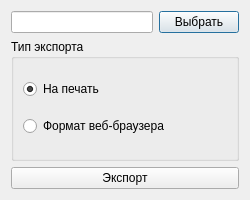
<?xml version="1.0" encoding="UTF-8"?>
<ui version="4.0">
 <class>ExportView</class>
 <widget class="QDialog" name="ExportView">
  <property name="geometry">
   <rect>
    <x>0</x>
    <y>0</y>
    <width>250</width>
    <height>200</height>
   </rect>
  </property>
  <property name="windowTitle">
   <string>Экспорт</string>
  </property>
  <layout class="QVBoxLayout" name="verticalLayout_3">
   <item>
    <layout class="QVBoxLayout" name="verticalLayout_2">
     <item>
      <layout class="QHBoxLayout" name="horizontalLayout">
       <item>
        <widget class="QLineEdit" name="pathEdit"/>
       </item>
       <item>
        <widget class="QPushButton" name="choosePathBtn">
         <property name="text">
          <string>Выбрать</string>
         </property>
        </widget>
       </item>
      </layout>
     </item>
     <item>
      <widget class="QGroupBox" name="exportTypeBox">
       <property name="title">
        <string>Тип экспорта</string>
       </property>
       <layout class="QVBoxLayout" name="verticalLayout">
        <item>
         <widget class="QRadioButton" name="pdfBtn">
          <property name="text">
           <string>На печать</string>
          </property>
          <property name="checked">
           <bool>true</bool>
          </property>
         </widget>
        </item>
        <item>
         <widget class="QRadioButton" name="browserBtn">
          <property name="text">
           <string>Формат веб-браузера</string>
          </property>
         </widget>
        </item>
       </layout>
      </widget>
     </item>
     <item>
      <widget class="QPushButton" name="submitExportBtn">
       <property name="text">
        <string>Экспорт</string>
       </property>
      </widget>
     </item>
    </layout>
   </item>
  </layout>
 </widget>
 <resources/>
 <connections/>
</ui>
